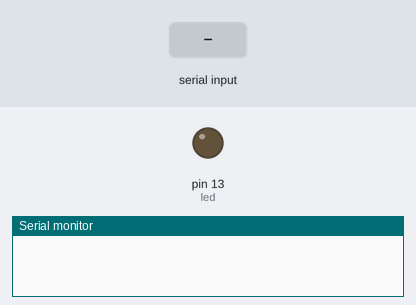
This sketch was run on a simulated Arduino Uno, built with avr-gcc and run on an emulated ATmega328P. On the bench: output pins drawn as LEDs (lit = HIGH), the last lines printed to the serial monitor. Dashed ring = blinking. The test bench sets the inputs (shaded band).

Above: at 1.2 s.
1.3 s: "3\n" received over Serial
At 1.57 s:
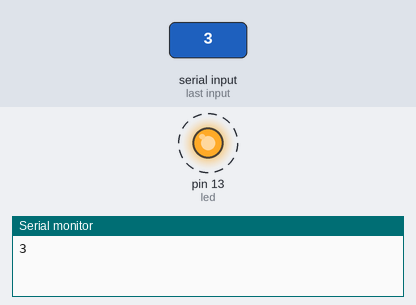
4.3 s: "1\n" received over Serial
At 4.7 s:
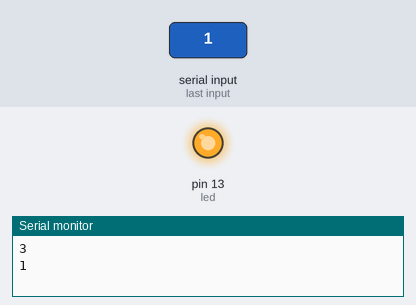
5.8 s: "2\n" received over Serial
At 7.0 s:
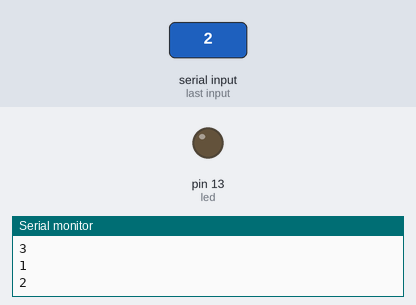
Timing chart, 0 to 8.8 s (numbered marks = the images above; inputs shaded):
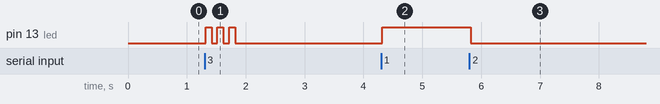

Measured:
- after the input at 1.3 s, pin 13 (led): alternates HIGH for 0.10 s and LOW for 0.10 s, 6 changes in all, then stays LOW, starting at once
- after the input at 4.3 s, pin 13 (led): LOW → HIGH at once
- after the input at 5.8 s, pin 13 (led): HIGH → LOW at once

The sketch:

testeUI.ino
```cpp
int const led = 13;

void setup() {
  Serial.begin(115200);
  Serial.setTimeout(10);

  pinMode(led, OUTPUT);
  digitalWrite(led, 0);
}

void loop() {

  if (Serial.available() != 0) {
    String msg = Serial.readString();
    Serial.println(msg);
    Serial.readString(); // limpa

    int sel = msg.toInt();
    switch (sel) {
      case 1:
        digitalWrite(led, 1);
        break;
      case 2:
        digitalWrite(led, 0);
        break;
      case 3:
        for (int i = 0; i < 3 ; i++) {
          digitalWrite(led, 1);
          delay(100);
          digitalWrite(led, 0);
          delay(100);
        }
        break;
    }

  }

}
```
